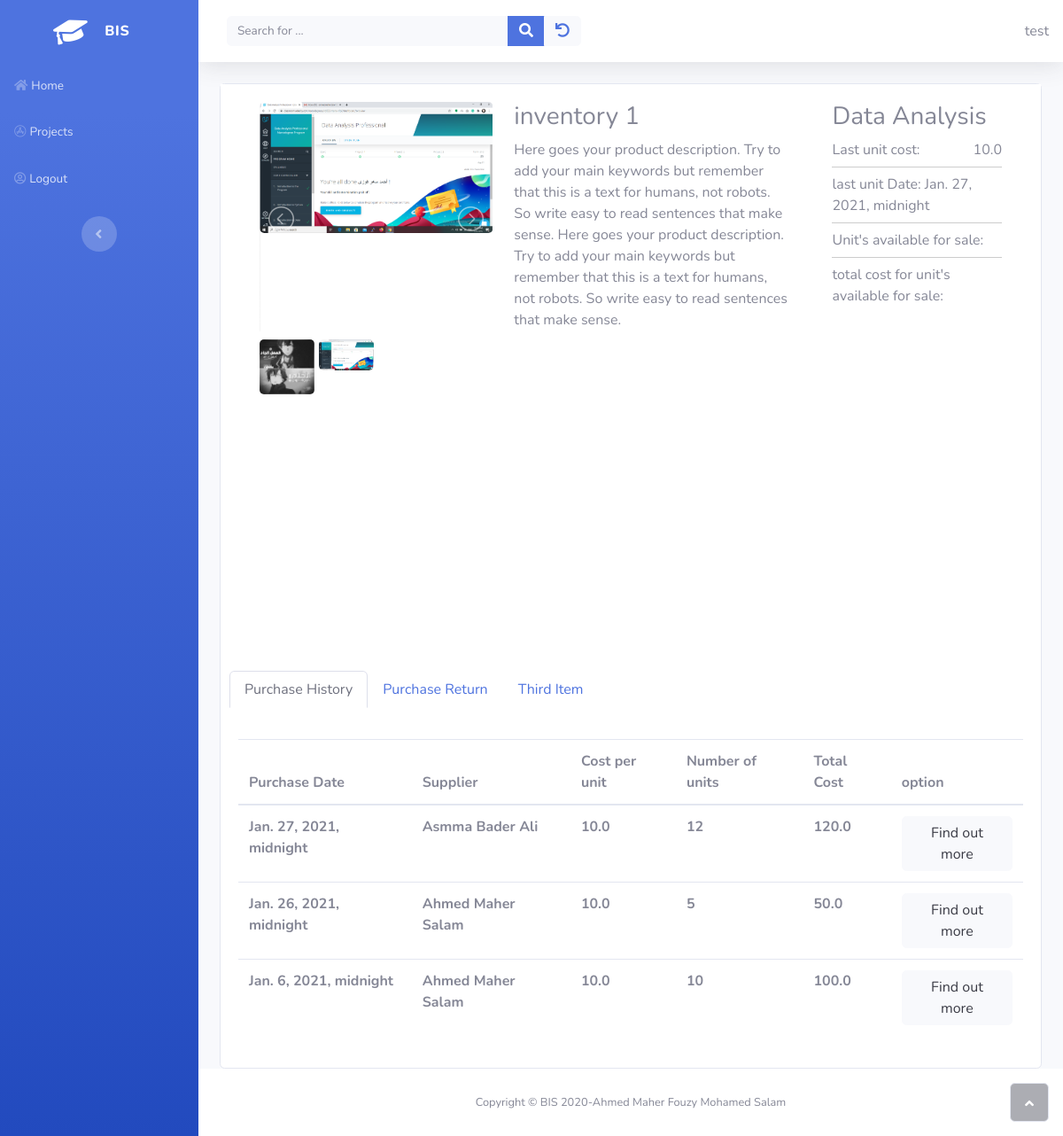
Before: /inventory/detail_inventory/1 (signed in) with the older database file.
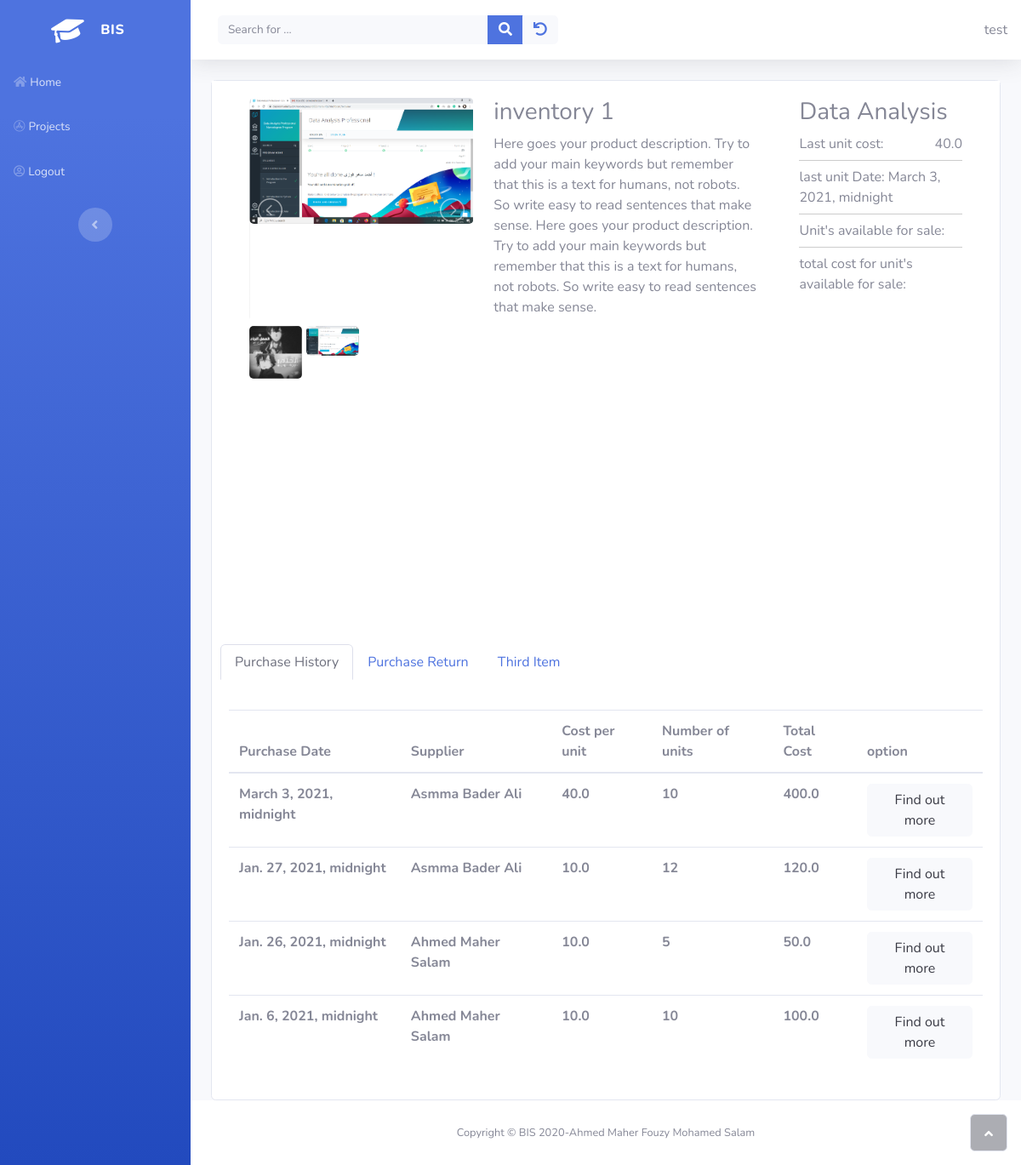
After: the same page with the newer database file.
### inventory/models.py (models this page shows, shortened)
class InventoryImag(models.Model):
    class Meta:
        verbose_name = 'Inventory Image'
        verbose_name_plural = 'Inventory Images'
    inventory  = models.ForeignKey(Inventory , on_delete=models.CASCADE , related_name="imgs" )
    img = models.ImageField(upload_to=inventory_imag_directory_path,
                                null=True,
                                blank=True,
                                editable=True,
                                help_text="Inventory image")

class InventoryPrice(models.Model):
    inventory = models.ForeignKey(Inventory, on_delete=models.CASCADE)
    cost_per_unit = models.FloatField()
    number_of_unit = models.PositiveIntegerField()
    purchase_inventory = models.ForeignKey(PurchaseInventory, on_delete=models.CASCADE)
    @property
    def total_cost(self):
        return self.cost_per_unit * self.number_of_unit

class PurchaseInventory(models.Model):
    class Status(models.IntegerChoices):
        UNPAID = 0 , _("UNPAID")
        PAID = 1 , _("PAID")
    status = models.IntegerField(choices=Status.choices)
    owner = models.ForeignKey(get_user_model(), on_delete=models.CASCADE)
    num = models.IntegerField()
    purchase_date = models.DateTimeField()
    due_date = models.DateField(
        help_text="optional if you want to specify it by yourself",
        null = True ,
        blank = True,
    )
    supplier = models.ForeignKey(Supplier, on_delete=models.CASCADE)
    term = models.ForeignKey(PaymentSalesTerm, on_delete=models.CASCADE)
    frieght_in = models.FloatField(default=0)
    num_returend = models.IntegerField(blank=True, null=True)
    cost_returned =  models.FloatField(blank=True, null=True)
    total_purchases = models.FloatField(blank=True, null=True)
    net_purchases = models.FloatField(blank=True, null=True)
    total_amount_paid = models.FloatField(blank=True, null=True)
    objects = models.Manager() # the default_managers
    purchases = PurchaseManager()

### suppliers/models.py (models this page shows)
class Supplier(models.Model):
    owner = models.ForeignKey(get_user_model(), on_delete=models.CASCADE)
    first_name  = models.CharField(max_length=50)
    last_name   = models.CharField(max_length=50)
    middle_name = models.CharField(max_length=50 , blank=True , null=False , default=" ")
    @property
    def full_name(self):
        return '%s %s %s' % (self.first_name, self.middle_name , self.last_name)
    def __str__(self):
        return self.full_name

### inventory/views.py (the view)
# urls.py: path('detail_inventory/<int:pk>' , views.DetailInventoryView.as_view() , name="detail_inventory" ),
class DetailInventoryView(OwnerDetailView):
    model = Inventory
    template_name = "inventory/inventory_detail.html"
    def get_context_data(self, **kwargs):
        context = super().get_context_data(**kwargs)
        context["last_unit"] =  context["inventory"].inventoryprice_set.order_by("-purchase_inventory__purchase_date").first()
        context["prices"] = context["inventory"].inventoryprice_set.order_by("-purchase_inventory__purchase_date").select_related()
        return context

### home/owner.py (called while the page is built)
    def get_queryset(self):
        qs = super().get_queryset()
        return qs.filter(owner=self.request.user)

### inventory/templates/inventory/inventory_detail.html (shortened to what the changed rows need)
{% extends "home/base.html" %}
{% load static %}
{% block css %}
    <link rel="stylesheet" href="{% static 'home/Gallery/fonts/ionicons.min.css' %}">
    <link rel="stylesheet" href="{% static 'home/Gallery/Model-Gallery-And-Profile.css' %}">
{% endblock %}
{% block content %}
<div class="card">
    <div class="card-body" style="background-color:white;">
         <section id="model-details">
        <div class="container">
            <div class="row">
                <div class="col col-md-4">
                    <ul id="imageGallery">
                        {% for obj in inventory.imgs.all %}
                        <li data-thumb="{{obj.img.url}}" data-src="{{obj.img.url}}">
                            <img class="img-fluid" src="{{obj.img.url}}"/>
                        </li>
                        {% endfor %}
                    </ul>
                </div>
                <div class="col-12 col-md-3"> <div class="profile-block">
                                <ul>
                                    <li><span class="font-400">Last unit cost: </span><span class="profile-right">{{ last_unit.cost_per_unit }}</span> </li>
                                    <li><span class="font-400">last unit Date: </span><span>{{ last_unit.purchase_inventory.purchase_date }}</span> </li>
                                </ul>
                            </div></div>
            </div>
        </div>
    </section>
    </div>
    <div class="card-body">
        <div id="nav-tabContent" class="tab-content">
            <div id="item-1-1" class="tab-pane fade show active" role="tabpanel" aria-labelledby="item-1-1-tab">
                <div class="table-responsive table mt-2 dataTable" role="grid" aria-describedby="dataTable_info">
                <table class="table my-0 mydataTable" >
                    <thead>
                        <tr>
                            <th>Purchase Date</th>
                            <th>Supplier</th>
                            <th>Cost per unit</th>
                            <th>Number of units</th>
                            <th>Total Cost</th>
                            <th>option</th>
                        </tr>
                    </thead>
                    <tbody>
                        {% if prices %}
                            {% for price in prices %}
                                <tr>
                                <td><strong>{{ price.purchase_inventory.purchase_date }}</strong></td>
                                <td><strong>{{ price.purchase_inventory.supplier }}</strong></td>
                                <td><strong>{{ price.cost_per_unit}}</strong></td>
                                <td><strong>{{ price.number_of_unit}}</strong></td>
                                <td><strong>{{ price.total_cost}}</strong></td>
                                <td>
                                    <div class="dropdown">
                                        <div class="text-center" data-toggle="dropdown" aria-expanded="false">
                                            <button type="button" class="btn btn-light">Find out more</button>
                                        </div>
                                  </div>
                                </td>
                                </tr>
                            {% endfor %}
                          {% else %}
                            <p>There are no data in the database.</p>
                          {% endif %}
                    </tbody>
                </table>
            </div>
            </div>
        </div>
    </div>
</div>
{% endblock %}

Changed rows visible on the page:
added InventoryPrice: cost_per_unit "40.0", purchase_inventory.purchase_date "March 3, 2021, midnight", purchase_inventory.supplier "Asmma Bader Ali", number_of_unit "10", total_cost "400.0"
Other visible differences:
{{ last_unit.cost_per_unit }}: "10.0" → "40.0"
{{ last_unit.purchase_inventory.purchase_date }}: "Jan. 27, 2021, midnight" → "March 3, 2021, midnight"
